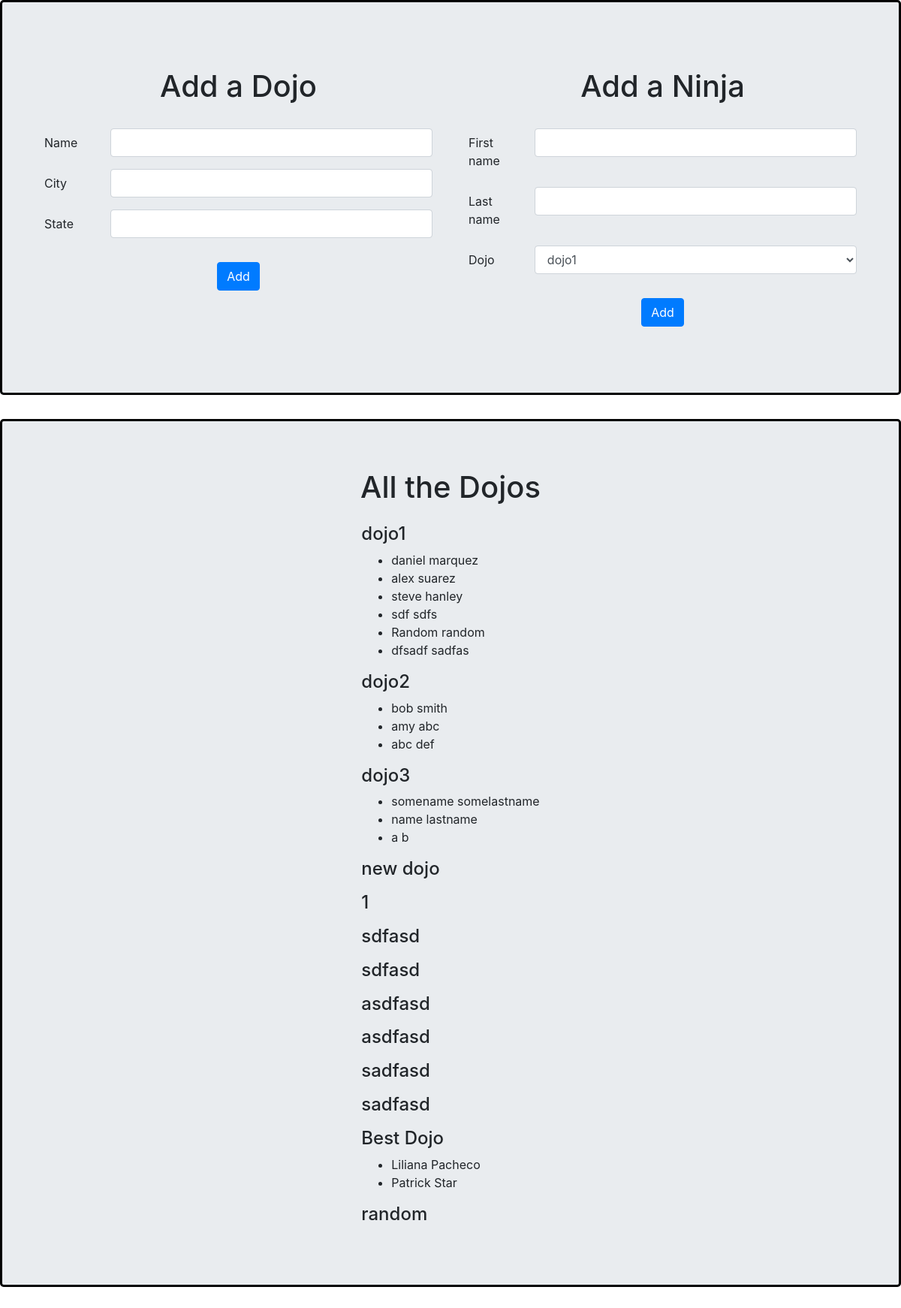
The page / on the database its author committed.
### dojo_ninjas_app/models.py (models this page shows, shortened)
class dojos(models.Model):
    name = models.CharField(max_length=45)
    city = models.CharField(max_length=45)
    state = models.CharField(max_length=45)
    desc = models.TextField(default="this is a dojo")
    created_at = models.DateTimeField(auto_now_add=True)
    updated_at = models.DateTimeField(auto_now=True)

class ninjas(models.Model):
    dojos = models.ForeignKey(dojos, related_name="ninjas", on_delete=models.CASCADE)
    first_name = models.CharField(max_length=45)
    last_name = models.CharField(max_length=45)
    created_at = models.DateTimeField(auto_now_add=True)
    updated_at = models.DateTimeField(auto_now=True)

### dojo_ninjas_app/views.py (the view)
# urls.py: path('', views.index),
def index(request):
    context = {
        "dojos": dojos.objects.all(),
    }
    return render(request, "index.html", context)

### dojo_ninjas_app/templates/index.html (shortened to what this page needs)
<!doctype html>
<html lang="en">
    <head>
        <link rel="stylesheet" href="https://maxcdn.bootstrapcdn.com/bootstrap/4.0.0/css/bootstrap.min.css">
    </head>
    <body>
        <div class="d-flex jumbotron w-100" style="border: solid black;">
            <div class="text-center w-50 p-4">
                <h1 class="Lead mb-4">Add a Dojo</h1>
                <form action="/submitDojo" method="POST" class="text-left">
                    <div class="form-row py-2">
                        <label for="dojoName" class="col-sm-2 col-form-label">Name</label>
                        <div class="col">
                            <input type="text" class="form-control" name="dojoName" id="dojoName">
                        </div>
                    </div>
                    <div class="form-row py-2">
                        <label for="city" class="col-sm-2 col-form-label">City</label>
                        <div class="col">
                            <input type="text" class="form-control" name="city" id="city">
                        </div>
                    </div>
                    <div class="form-row py-2">
                        <label for="state" class="col-sm-2 col-form-label">State</label>
                        <div class="col">
                            <input type="text" class="form-control" name="state" id="state">
                        </div>
                    </div>
                    <div class="form-row justify-content-center">
                        <button type="submit" class="btn btn-primary mt-4">Add</button>
                    </div>
                </form>
            </div>
            <div class="text-center w-50 p-4">
                <h1 class="Lead mb-4">Add a Ninja</h1>
                <form action="/submitNinja" method="POST" class="text-left">
                    <div class="form-row py-2">
                        <label for="firstName" class="col-sm-2 col-form-label">First name</label>
                        <div class="col">
                            <input type="text" class="form-control" name="firstName" id="firstName">
                        </div>
                    </div>
                    <div class="form-row py-2">
                        <label for="lastName" class="col-sm-2 col-form-label">Last name</label>
                        <div class="col">
                            <input type="text" class="form-control" name="lastName" id="lastName">
                        </div>
                    </div>
                    <div class="form-row py-2">
                        <label for="dojoSelection" class="col-sm-2 col-form-label">Dojo</label>
                        <div class="col">
                            <select class="form-control" id="dojoSelection" name="dojoSelection">
                                {% for dojo in dojos%}
                                <option value="{{dojo.id}}">{{dojo.name}}</option>
                                {% endfor %}
                            </select>
                        </div>
                    </div>
                    <div class="form-row justify-content-center">
                        <button type="submit" class="btn btn-primary mt-4">Add</button>
                    </div>
                </form>
            </div>
        </div>
        <div class="d-flex flex-column align-items-center jumbotron" style="border: solid black;">
            <h1 class="Lead mb-4">All the Dojos</h1>
                <div>
                    {% for dojo in dojos %}
                    <h4> {{ dojo.name }}</h4>
                    <ul>
                        {% for ninja in dojo.ninjas.all%}
                        <li>{{ninja.first_name}} {{ninja.last_name}}</li>
                        {% endfor %}
                    </ul>
                    {% endfor %}
                </div>
        </div>
    </body>
</html>

### rows shown on the page
dojos: name "dojo1"
ninjas: first_name "daniel", last_name "marquez"
ninjas: first_name "alex", last_name "suarez"
ninjas: first_name "steve", last_name "hanley"
ninjas: first_name "sdf", last_name "sdfs"
ninjas: first_name "Random", last_name "random"
ninjas: first_name "dfsadf", last_name "sadfas"
dojos: name "dojo2"
ninjas: first_name "bob", last_name "smith"
ninjas: first_name "amy", last_name "abc"
ninjas: first_name "abc", last_name "def"
dojos: name "dojo3"
ninjas: first_name "somename", last_name "somelastname"
ninjas: first_name "name", last_name "lastname"
ninjas: first_name "a", last_name "b"
dojos: name "new dojo"
dojos: name "1"
dojos: name "sdfasd"
dojos: name "sdfasd"
dojos: name "asdfasd"
dojos: name "asdfasd"
dojos: name "sadfasd"
dojos: name "sadfasd"
dojos: name "Best Dojo"
ninjas: first_name "Liliana", last_name "Pacheco"
ninjas: first_name "Patrick", last_name "Star"
dojos: name "random"

### other values the page prints
form field dojoSelection "dojo1"
